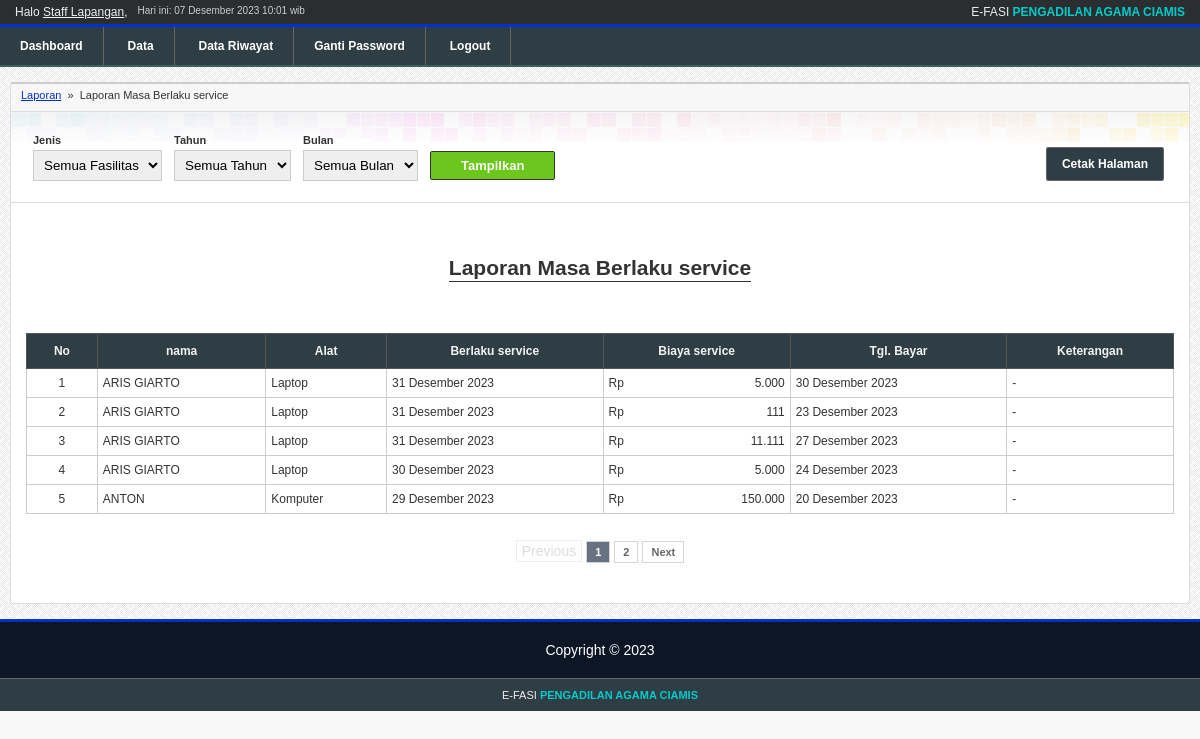
Screenshot of /skripsi/apps/laporan/index.php (signed in) with the database file from the repository.
### tables this page shows
CREATE TABLE `user` (
  `id_user` tinyint(2) NOT NULL,
  `username` varchar(35) NOT NULL,
  `namalengkap` varchar(50) NOT NULL,
  `password` char(40) NOT NULL,
  `tipe_user` enum('manager','admin','slapangan') NOT NULL,
  `no_telp` varchar(14) NOT NULL,
  `terakhir_login` datetime NOT NULL,
  `token` text NOT NULL
);

CREATE TABLE `service` (
  `id_service` int(11) NOT NULL,
  `id_kendaraan` int(11) NOT NULL,
  `berlaku_service` date NOT NULL,
  `biaya_service` int(8) UNSIGNED DEFAULT NULL,
  `tgl_input` datetime NOT NULL,
  `tgl_pelaksanaan` date DEFAULT NULL,
  `id_user` tinyint(2) NOT NULL,
  `keterangan` varchar(255) DEFAULT NULL,
  `status` enum('history','active') NOT NULL,
  `id_penggunakendaraan` int(12) NOT NULL
);

CREATE TABLE `pengguna_kendaraan` (
  `id_penggunakendaraan` int(11) NOT NULL,
  `nama_pengguna` varchar(35) NOT NULL,
  `jabatan_pengguna` varchar(35) NOT NULL,
  `no_telp` varchar(16) NOT NULL,
  `tgl_input` date NOT NULL,
  `id_user` tinyint(2) NOT NULL
);

CREATE TABLE `kendaraan` (
  `id_kendaraan` int(11) NOT NULL,
  `no_polisi` enum('komputer','laptop','printer') NOT NULL,
  `nama_stnk` varchar(35) NOT NULL,
  `merk` varchar(25) NOT NULL,
  `jenis` enum('komputer','laptop','printer') NOT NULL,
  `tahun_pembuatan` enum('ketua','wakil','hakim','sekretaris','panitera','panitera pengganti','kesekretariatan','kepaniteraan','ptsp') NOT NULL,
  `no_rangka` varchar(35) NOT NULL,
  `no_mesin` varchar(35) NOT NULL,
  `posisi_stnk` varchar(35) NOT NULL,
  `nama_bpkb` varchar(35) NOT NULL,
  `posisi_bpkb` varchar(35) NOT NULL,
  `status_kendaraan` varchar(10) NOT NULL,
  `id_master_asuransi` tinyint(2) UNSIGNED DEFAULT NULL,
  `id_penggunakendaraan` int(11) NOT NULL
);

### skripsi/modules/connect.php (called while the page is built, shortened)
<?php
$connect = mysqli_connect(DB_HOST, DB_USER, DB_PASSWORD);
if($connect){
    function query($sql){
        global $connect;
        $query = mysqli_query($connect, $sql);
        return  $query;
    }
} else {
    die('Unable to connect to '.DB_HOST);
}
?>

### skripsi/modules/library.php (called while the page is built, shortened)
<?php
function monthToId($month){
    switch($month){
        default:
            $month = 'Desember';
            break;
    }
    return $month;
}
function countFPK($type = null){
    $total = '';
     $whereClause = '';
    $sql = "SELECT COUNT(*) AS numOfFPK
        FROM form_pengajuan_kerja fpk
        JOIN kendaraan kd ON kd.id_kendaraan=fpk.id_kendaraan
        JOIN user ON user.id_user=fpk.id_user
        WHERE fpk.status_fpk='approve' AND status_pelaksanaan='active' $whereClause";
    $query = query($sql);
    if($query){
        $data = mysqli_fetch_array($query);
        $total = $data['numOfFPK'];
    }
    return $total;
}

### skripsi/apps/laporan/service.php (the view, shortened to what this page needs)
<div class="breadcrumb print-hide">
    <a href="<?php echo APPURL;?>/laporan/">Laporan</a> &nbsp;&raquo;&nbsp;
    Laporan Masa Berlaku service
</div>
<div class="print-hide" style="border-bottom:1px solid #ddd;overflow:hidden;margin:15px -20px;padding:0 20px;">
	<ul id="content-menu" style="margin-top:30px">
		<li><a class="btn" href='javascript:print()'>Cetak Halaman</a></li>
	</ul>
	<form method="get" action="" style="float:left">
		<table cellpadding="5">
			<tr>
				<td>
					<div style="font-size:11px;font-weight:bold;margin-bottom:4px;">Jenis</div>
					<select name="kendaraan">
						<option value="">Semua Fasilitas</option>
					</select>
				</td>
				<td>
					<div style="font-size:11px;font-weight:bold;margin-bottom:4px;">Tahun</div>
					<select name="tahun">
						<option value="">Semua Tahun</option>
					</select>
				</td>
				<td>
				<div style="font-size:11px;font-weight:bold;margin-bottom:4px;">Bulan</div>
<select name="bulan">
    <option value="">Semua Bulan</option>
</select>
				<td>
					<div style="font-size:11px;font-weight:bold;margin-bottom:4px;">&nbsp;</div>
					<input type="submit" value="Tampilkan"/>
				</td>
			</tr>
		</table>
	</form>
</div>
<?php
$title = '';
?>
<h2 class="content-title"><span>Laporan Masa Berlaku service<?php echo ($title ? '<br/>'.$title : '');?></span></h2>
<table border="1" class="list">
<tr>
	<th>No</th>
	<th>nama</th>
	<th>Alat</th>
    <th>Berlaku service</th>
    <th>Biaya service</th>
	<th>Tgl. Bayar</th>
    <th>Keterangan</th>
</tr>
<?php
$sql = "SELECT s.*, k.jenis, p.nama_pengguna
		FROM service AS s
		JOIN kendaraan AS k ON s.id_kendaraan = k.id_kendaraan
		LEFT JOIN pengguna_kendaraan AS p ON k.id_penggunakendaraan = p.id_penggunakendaraan
		$whereClause
		ORDER BY s.berlaku_service DESC";
$query = query($sql);
$totalRows = mysqli_num_rows($query);
$limit = 5;
$pages = new Paginator($limit, 'page');
$pages->set_total($totalRows);
parse_str($_SERVER['QUERY_STRING'], $params);
unset($params['page']);
$params = empty($params) ? '' : '&'.http_build_query($params);
$pagination = $pages->page_links('?', $params);
$sql .= ' '.$pages->get_limit();
$query = query($sql);
$no = 1 + (( ($_GET['page'] ?  $_GET['page'] : 1) - 1) * $limit);
if($totalRows == 0){
	?>
	<tr>
		<td colspan="7" class="nodata">Belum ada data</td>
	</tr>
	<?php
} else {
	while($data = mysqli_fetch_array($query)){
        $angka = $data['biaya_service'];
        $jumlah_desimal =0;
        $pemisah_desimal =",";
        $pemisah_ribuan =".";
		?>
		<tr class="<?php echo $data['status'];?>">
			<td align="center"><?php echo $no;?></td>
			<td><?php echo $data['nama_pengguna']; ?></td>
			<td><?php echo ucfirst($data['jenis']);?></td>
			<td><?php echo date("d",strtotime($data['berlaku_service'])) .' '.monthToId(date('m', strtotime($data['berlaku_service']))). ' '.date('Y', strtotime($data['berlaku_service']));?></td>
			<td align="right"><span style="float:left">Rp</span><?php echo number_format($angka, $jumlah_desimal, $pemisah_desimal, $pemisah_ribuan); ?></td>
			<td><?php echo date("d",strtotime($data['tgl_pelaksanaan'])) .' '.monthToId(date('m', strtotime($data['tgl_pelaksanaan']))). ' '.date('Y', strtotime($data['tgl_pelaksanaan']));?></td>
			<td>
				<?php
				if($data['keterangan']==NULL){
					echo "-";
				}
				else{
					echo $data['keterangan'];
				}
				?>
			</td>
</tr>
		<?php
		++$no;
	}
}
?>
</table>
<?php
echo $pagination;
?>

### skripsi/apps/components/header.php (shortened to what this page needs)
<?php
$sql = "SELECT * FROM user WHERE id_user='{$_SESSION['id_user']}'";
$query = query($sql);
$data = mysqli_fetch_array($query);
?>
<div id="header">
    <div id="top-bar">
        <div id="hello"><?php echo 'Halo <u>'.$data['namalengkap'].'</u>';?>, </div>
        <div id="date">Hari ini: <?php echo date('d'),' ',monthToId(date('m')),' ', date('Y H:i');?> wib</div>
        <div id="appname">E-FASI <b>PENGADILAN AGAMA CIAMIS</b></div>
    </div>
   <ul id="menu">
    <li<?php echo $page == 'home' ? ' class="active"' : ''; ?>>
        <a href="<?php echo APPURL; ?>/home/">Dashboard</a>
    </li>
    <li<?php echo $page == 'kendaraan' ? ' class="active"' : ''; ?>>
        <a href="<?php echo APPURL; ?>/kendaraan/">Data</a>
    </li>
    <li<?php echo $page == 'asuransi' ? ' class="active"':'';?>><a href="<?php echo APPURL;?>/asuransi/">Data Riwayat</a><li>
    <li<?php echo $page == 'changepassword' ? ' class="active"' : ''; ?>>
        <a href="<?php echo APPURL; ?>/changepassword/">Ganti Password</a>
    </li>
    <li>
        <a href="<?php echo APPURL; ?>/login/logout.php">Logout</a>
    </li>
</ul>
</div>

### skripsi/css/style.css (style rules this page uses)
html, body { padding:0; margin:0; }
body { font-size:9pt; background-color:#f8f8f8; color:#333; font-family: arial; font-size: 14px; }
input[type=text], input[type=password], select, textarea { padding:6px; border:1px solid #ccc; }
input[type=submit], input[type=reset] { padding:6px 14px; }
input[type=submit] { background-color:#6cc61d; border:1px solid #333; color:#f9f9f9; padding:6px 30px; font-size: 13px; cursor:pointer; border-radius:2px; font-weight: bold; }
.breadcrumb { font-size:11px; background-color:#f7f7f7; padding:10px 15px; margin:-20px -20px 0 -20px; border-bottom:1px solid #ddd }
#top-bar { color:#eee; background-color:#2b2e30; padding:5px 15px; font-size:12px; overflow:hidden; }
#top-bar #appname { float:right; }
#top-bar #appname b { color:#00CCCC; }
#top-bar #hello, #top-bar #date { float:left; }
#top-bar #date { color:#ccc; margin-left:10px; font-size:10px; }
#menu { border-top:3px solid #0033CC; border-bottom:2px solid rgb(52, 102, 93); background-color:#2F3D44; color:#fff; padding:0; margin:0; display:block; width: 100%; }
#menu li { display:inline-block; list-style-type:none; }
#menu li a { color:#fff; font-weight: bold; text-decoration:none; font-family:arial; display:block; padding:12px 20px; border-right:1px solid #666; font-size:12px; position:relative }
a { color:#0033CC; }
table.list { border-collapse: collapse; width:100%; background-color:#fff; }
table.list th { background-color:#2F3D44; color:#f2f2f2; font-weight:bold; border:1px solid #555; font-size:12px; padding:10px; }
table.list td { border:1px solid #ccc; font-size:12px; padding:7px 5px; }
h2.content-title { text-align:center; margin:50px 0; line-height:30px; }
h2.content-title span { border-bottom:1px solid #333; padding-bottom:2px; }
#content-menu { padding:0; margin:15px 0 20px 0; float:right; }
#content-menu li { display:inline-block; margin-right:10px; }
#content-menu li a { padding:9px 15px; background-color:#2F3D44; border:1px solid #666; border-radius:3px; color:#fff; text-decoration:none; font-size:12px; font-weight: bold; }

### rows the page displays
user: namalengkap "Staff Lapangan"
service: pengguna_kendaraan.nama_pengguna "ARIS GIARTO", id_kendaraan.jenis "Laptop", berlaku_service "31", berlaku_service "Desember", berlaku_service "2023", biaya_service "5.000", tgl_pelaksanaan "30", tgl_pelaksanaan "Desember", tgl_pelaksanaan "2023"
service: pengguna_kendaraan.nama_pengguna "ARIS GIARTO", id_kendaraan.jenis "Laptop", berlaku_service "31", berlaku_service "Desember", berlaku_service "2023", biaya_service "111", tgl_pelaksanaan "23", tgl_pelaksanaan "Desember", tgl_pelaksanaan "2023"
service: pengguna_kendaraan.nama_pengguna "ARIS GIARTO", id_kendaraan.jenis "Laptop", berlaku_service "31", berlaku_service "Desember", berlaku_service "2023", biaya_service "11.111", tgl_pelaksanaan "27", tgl_pelaksanaan "Desember", tgl_pelaksanaan "2023"
service: pengguna_kendaraan.nama_pengguna "ARIS GIARTO", id_kendaraan.jenis "Laptop", berlaku_service "30", berlaku_service "Desember", berlaku_service "2023", biaya_service "5.000", tgl_pelaksanaan "24", tgl_pelaksanaan "Desember", tgl_pelaksanaan "2023"
service: pengguna_kendaraan.nama_pengguna "ANTON", id_kendaraan.jenis "Komputer", berlaku_service "29", berlaku_service "Desember", berlaku_service "2023", biaya_service "150.000", tgl_pelaksanaan "20", tgl_pelaksanaan "Desember", tgl_pelaksanaan "2023"
